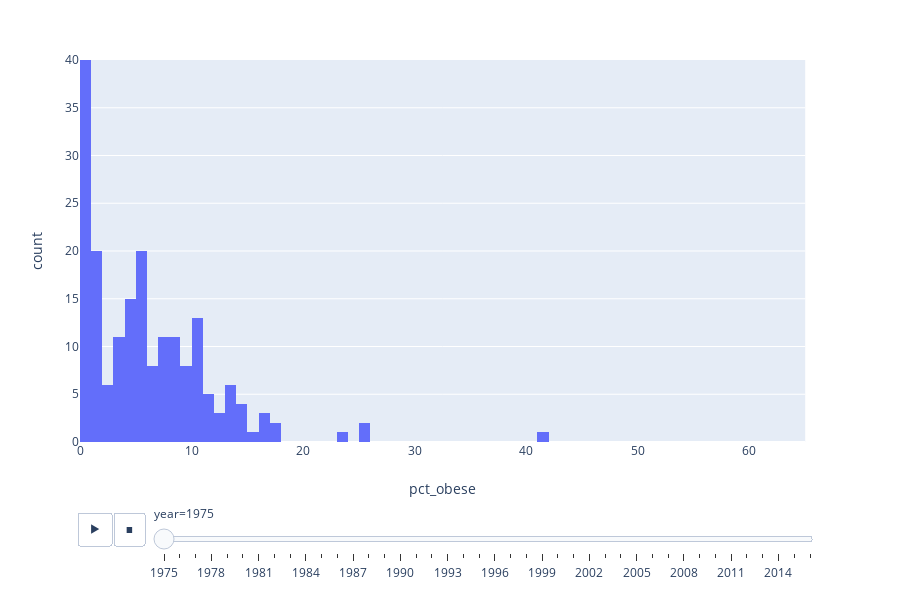

This figure's notebook cell:
### Code cell
# Animated histograms showing the change in obesity distributions over time.
obs_yrs = obs.sort_values(by = ['year'], ascending = True)

fig = px.histogram(obs_yrs,
                   x = 'pct_obese', 
                   animation_frame = 'year', 
                   nbins = 60,
                   range_x = [0, 65],
                   range_y = [0, 40])

fig.show()

### Figure 1 — Plotly figure (JSON) as saved in the notebook; plotly's stock layout.template omitted (floating-point values rounded to 4 significant figures; data arrays with more than 128 entries replaced by an {"elided": "..."} marker saying what was removed)
{"data": [{"alignmentgroup": "True", "bingroup": "x", "hoverlabel": {"namelength": 0}, "hovertemplate": "year=1975<br>pct_obese=%{x}<br>count=%{y}", "legendgroup": "", "marker": {"color": "#636efa"}, "name": "", "nbinsx": 60, "offsetgroup": "", "orientation": "v", "showlegend": false, "type": "histogram", "x": {"elided": "191 float values"}, "xaxis": "x", "yaxis": "y"}], "layout": {"barmode": "relative", "height": 600, "legend": {"tracegroupgap": 0}, "margin": {"t": 60}, "sliders": [{"active": 0, "currentvalue": {"prefix": "year="}, "len": 0.9, "pad": {"b": 10, "t": 60}, "steps": [{"args": [["1975"], {"frame": {"duration": 0, "redraw": true}, "fromcurrent": true, "mode": "immediate", "transition": {"duration": 0, "easing": "linear"}}], "label": "1975", "method": "animate"}, {"args": [["1976"], {"frame": {"duration": 0, "redraw": true}, "fromcurrent": true, "mode": "immediate", "transition": {"duration": 0, "easing": "linear"}}], "label": "1976", "method": "animate"}, {"args": [["1977"], {"frame": {"duration": 0, "redraw": true}, "fromcurrent": true, "mode": "immediate", "transition": {"duration": 0, "easing": "linear"}}], "label": "1977", "method": "animate"}, {"args": [["1978"], {"frame": {"duration": 0, "redraw": true}, "fromcurrent": true, "mode": "immediate", "transition": {"duration": 0, "easing": "linear"}}], "label": "1978", "method": "animate"}, {"args": [["1979"], {"frame": {"duration": 0, "redraw": true}, "fromcurrent": true, "mode": "immediate", "transition": {"duration": 0, "easing": "linear"}}], "label": "1979", "method": "animate"}, {"args": [["1980"], {"frame": {"duration": 0, "redraw": true}, "fromcurrent": true, "mode": "immediate", "transition": {"duration": 0, "easing": "linear"}}], "label": "1980", "method": "animate"}, {"args": [["1981"], {"frame": {"duration": 0, "redraw": true}, "fromcurrent": true, "mode": "immediate", "transition": {"duration": 0, "easing": "linear"}}], "label": "1981", "method": "animate"}, {"args": [["1982"], {"frame": {"duration": 0, "redraw": true}, "fromcurrent": true, "mode": "immediate", "transition": {"duration": 0, "easing": "linear"}}], "label": "1982", "method": "animate"}, {"args": [["1983"], {"frame": {"duration": 0, "redraw": true}, "fromcurrent": true, "mode": "immediate", "transition": {"duration": 0, "easing": "linear"}}], "label": "1983", "method": "animate"}, {"args": [["1984"], {"frame": {"duration": 0, "redraw": true}, "fromcurrent": true, "mode": "immediate", "transition": {"duration": 0, "easing": "linear"}}], "label": "1984", "method": "animate"}, {"args": [["1985"], {"frame": {"duration": 0, "redraw": true}, "fromcurrent": true, "mode": "immediate", "transition": {"duration": 0, "easing": "linear"}}], "label": "1985", "method": "animate"}, {"args": [["1986"], {"frame": {"duration": 0, "redraw": true}, "fromcurrent": true, "mode": "immediate", "transition": {"duration": 0, "easing": "linear"}}], "label": "1986", "method": "animate"}, {"args": [["1987"], {"frame": {"duration": 0, "redraw": true}, "fromcurrent": true, "mode": "immediate", "transition": {"duration": 0, "easing": "linear"}}], "label": "1987", "method": "animate"}, {"args": [["1988"], {"frame": {"duration": 0, "redraw": true}, "fromcurrent": true, "mode": "immediate", "transition": {"duration": 0, "easing": "linear"}}], "label": "1988", "method": "animate"}, {"args": [["1989"], {"frame": {"duration": 0, "redraw": true}, "fromcurrent": true, "mode": "immediate", "transition": {"duration": 0, "easing": "linear"}}], "label": "1989", "method": "animate"}, {"args": [["1990"], {"frame": {"duration": 0, "redraw": true}, "fromcurrent": true, "mode": "immediate", "transition": {"duration": 0, "easing": "linear"}}], "label": "1990", "method": "animate"}, {"args": [["1991"], {"frame": {"duration": 0, "redraw": true}, "fromcurrent": true, "mode": "immediate", "transition": {"duration": 0, "easing": "linear"}}], "label": "1991", "method": "animate"}, {"args": [["1992"], {"frame": {"duration": 0, "redraw": true}, "fromcurrent": true, "mode": "immediate", "transition": {"duration": 0, "easing": "linear"}}], "label": "1992", "method": "animate"}, {"args": [["1993"], {"frame": {"duration": 0, "redraw": true}, "fromcurrent": true, "mode": "immediate", "transition": {"duration": 0, "easing": "linear"}}], "label": "1993", "method": "animate"}, {"args": [["1994"], {"frame": {"duration": 0, "redraw": true}, "fromcurrent": true, "mode": "immediate", "transition": {"duration": 0, "easing": "linear"}}], "label": "1994", "method": "animate"}, {"args": [["1995"], {"frame": {"duration": 0, "redraw": true}, "fromcurrent": true, "mode": "immediate", "transition": {"duration": 0, "easing": "linear"}}], "label": "1995", "method": "animate"}, {"args": [["1996"], {"frame": {"duration": 0, "redraw": true}, "fromcurrent": true, "mode": "immediate", "transition": {"duration": 0, "easing": "linear"}}], "label": "1996", "method": "animate"}, {"args": [["1997"], {"frame": {"duration": 0, "redraw": true}, "fromcurrent": true, "mode": "immediate", "transition": {"duration": 0, "easing": "linear"}}], "label": "1997", "method": "animate"}, {"args": [["1998"], {"frame": {"duration": 0, "redraw": true}, "fromcurrent": true, "mode": "immediate", "transition": {"duration": 0, "easing": "linear"}}], "label": "1998", "method": "animate"}, {"args": [["1999"], {"frame": {"duration": 0, "redraw": true}, "fromcurrent": true, "mode": "immediate", "transition": {"duration": 0, "easing": "linear"}}], "label": "1999", "method": "animate"}, {"args": [["2000"], {"frame": {"duration": 0, "redraw": true}, "fromcurrent": true, "mode": "immediate", "transition": {"duration": 0, "easing": "linear"}}], "label": "2000", "method": "animate"}, {"args": [["2001"], {"frame": {"duration": 0, "redraw": true}, "fromcurrent": true, "mode": "immediate", "transition": {"duration": 0, "easing": "linear"}}], "label": "2001", "method": "animate"}, {"args": [["2002"], {"frame": {"duration": 0, "redraw": true}, "fromcurrent": true, "mode": "immediate", "transition": {"duration": 0, "easing": "linear"}}], "label": "2002", "method": "animate"}, {"args": [["2003"], {"frame": {"duration": 0, "redraw": true}, "fromcurrent": true, "mode": "immediate", "transition": {"duration": 0, "easing": "linear"}}], "label": "2003", "method": "animate"}, {"args": [["2004"], {"frame": {"duration": 0, "redraw": true}, "fromcurrent": true, "mode": "immediate", "transition": {"duration": 0, "easing": "linear"}}], "label": "2004", "method": "animate"}, {"args": [["2005"], {"frame": {"duration": 0, "redraw": true}, "fromcurrent": true, "mode": "immediate", "transition": {"duration": 0, "easing": "linear"}}], "label": "2005", "method": "animate"}, {"args": [["2006"], {"frame": {"duration": 0, "redraw": true}, "fromcurrent": true, "mode": "immediate", "transition": {"duration": 0, "easing": "linear"}}], "label": "2006", "method": "animate"}, {"args": [["2007"], {"frame": {"duration": 0, "redraw": true}, "fromcurrent": true, "mode": "immediate", "transition": {"duration": 0, "easing": "linear"}}], "label": "2007", "method": "animate"}, {"args": [["2008"], {"frame": {"duration": 0, "redraw": true}, "fromcurrent": true, "mode": "immediate", "transition": {"duration": 0, "easing": "linear"}}], "label": "2008", "method": "animate"}, {"args": [["2009"], {"frame": {"duration": 0, "redraw": true}, "fromcurrent": true, "mode": "immediate", "transition": {"duration": 0, "easing": "linear"}}], "label": "2009", "method": "animate"}, {"args": [["2010"], {"frame": {"duration": 0, "redraw": true}, "fromcurrent": true, "mode": "immediate", "transition": {"duration": 0, "easing": "linear"}}], "label": "2010", "method": "animate"}, {"args": [["2011"], {"frame": {"duration": 0, "redraw": true}, "fromcurrent": true, "mode": "immediate", "transition": {"duration": 0, "easing": "linear"}}], "label": "2011", "method": "animate"}, {"args": [["2012"], {"frame": {"duration": 0, "redraw": true}, "fromcurrent": true, "mode": "immediate", "transition": {"duration": 0, "easing": "linear"}}], "label": "2012", "method": "animate"}, {"args": [["2013"], {"frame": {"duration": 0, "redraw": true}, "fromcurrent": true, "mode": "immediate", "transition": {"duration": 0, "easing": "linear"}}], "label": "2013", "method": "animate"}, {"args": [["2014"], {"frame": {"duration": 0, "redraw": true}, "fromcurrent": true, "mode": "immediate", "transition": {"duration": 0, "easing": "linear"}}], "label": "2014", "method": "animate"}, {"args": [["2015"], {"frame": {"duration": 0, "redraw": true}, "fromcurrent": true, "mode": "immediate", "transition": {"duration": 0, "easing": "linear"}}], "label": "2015", "method": "animate"}, {"args": [["2016"], {"frame": {"duration": 0, "redraw": true}, "fromcurrent": true, "mode": "immediate", "transition": {"duration": 0, "easing": "linear"}}], "label": "2016", "method": "animate"}], "x": 0.1, "xanchor": "left", "y": 0, "yanchor": "top"}], "updatemenus": [{"buttons": [{"args": [null, {"frame": {"duration": 500, "redraw": true}, "fromcurrent": true, "mode": "immediate", "transition": {"duration": 500, "easing": "linear"}}], "label": "&#9654;", "method": "animate"}, {"args": [[null], {"frame": {"duration": 0, "redraw": true}, "fromcurrent": true, "mode": "immediate", "transition": {"duration": 0, "easing": "linear"}}], "label": "&#9724;", "method": "animate"}], "direction": "left", "pad": {"r": 10, "t": 70}, "showactive": false, "type": "buttons", "x": 0.1, "xanchor": "right", "y": 0, "yanchor": "top"}], "xaxis": {"anchor": "y", "domain": [0, 0.98], "range": [0, 65], "title": {"text": "pct_obese"}}, "yaxis": {"anchor": "x", "domain": [0, 1], "range": [0, 40], "title": {"text": "count"}}}}
